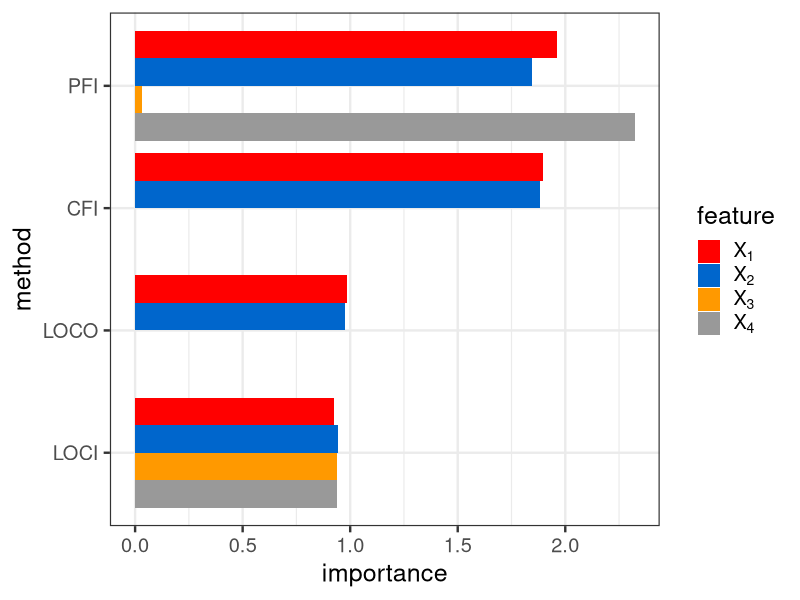
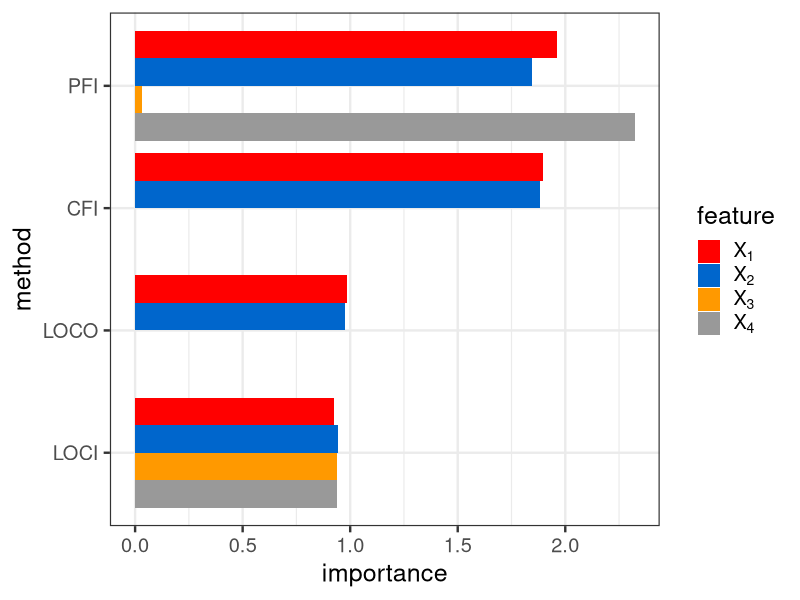

Write the R code that produced these figures, in order.
library(ggplot2)
theme_set(theme_bw(base_size = 18))
color_vector = c("red", "#0066CC", "#FF9900", "#999999", "#9900FF")

# load datasets
df_pfi_cfi = read.csv("./simulations/data/sim3_df_res_pfi_cfi.csv")
df_loco_loci = read.csv("./simulations/data/sim3_df_res_loco_loci.csv")


df = rbind(df_pfi_cfi, df_loco_loci)
df$feature = as.factor(df$feature)
df$i = length(df$feature):1


# Plot
sim4 = ggplot(data = df, aes(y = reorder(type, i),  x = importance, fill = reorder(feature, i))) +
  geom_col(position = position_dodge()) +
  labs(y = "method",
       fill = "feature") + 
  scale_fill_manual(values = color_vector, breaks = c("x1", "x2", "x3", "x4"), 
                    labels = c(expression(X[1]), expression(X[2]), expression(X[3]), expression(X[4])))

sim4

# Save plot
ggsave(filename = "./simulations/plots/sim3.pdf")